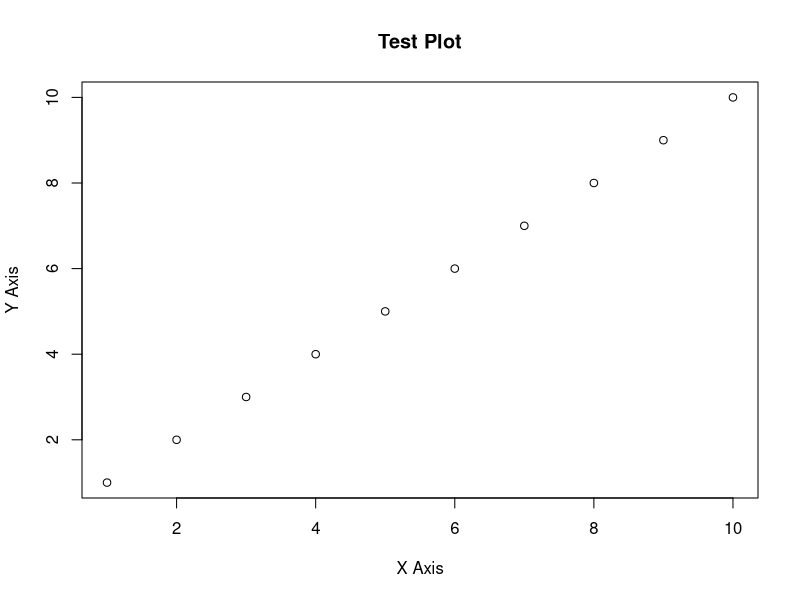

Recreate this plot in R.
## ---- chunk 1
# Simple placeholder plot to test R Markdown capabilities
plot(1:10, main = "Test Plot", xlab = "X Axis", ylab = "Y Axis")
